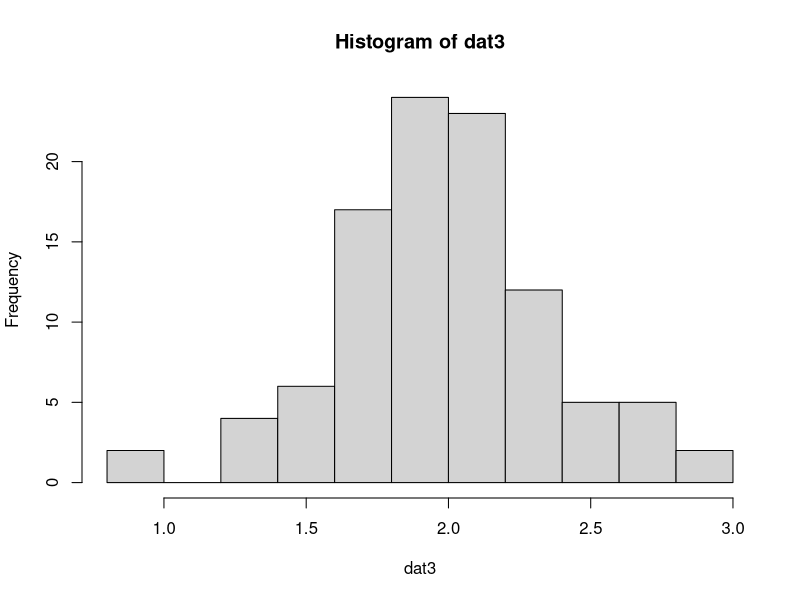
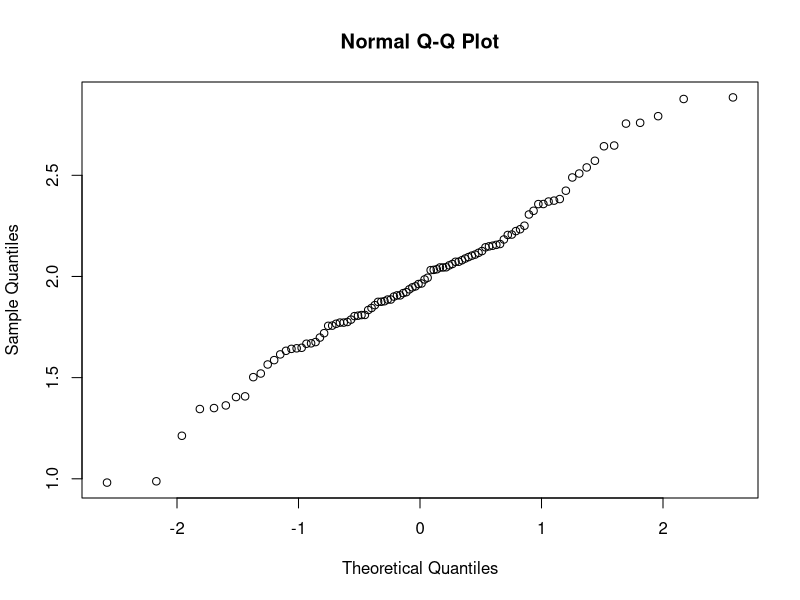

These charts were generated, in order, by the following R code:
## ---- chunk 1
# generate data from ND
## (n, mean, SD)
### species A
dat1<-rnorm(900, 82, 2)
### species B
dat2<-rnorm(900, 80, 2)
# set up variable to be empty
dat3<- 0
dat4<- 0
## ---- chunk 2
# make a loop, i, that will start at 1 & continue up to 100
for (i in 1:100){
  X<- sample(dat1, 50)
  Y<- sample(dat2, 50)
  dat3[i]<- mean(X)-mean(Y)
  }
dat3
# dat3 contains the difference of the means generated from a random sample of 50 individuals from species A and B
## ---- chunk 3
# find the probability that species A is bigger than species B
## calculates how many differences are greater than or equal to zero
data<- as.data.frame(dat3)
filter(data, dat3 >= 0)
# 100% values greater than or equal to 0
## ---- chunk 4
# make a loop, i, that will start at 1 & continue up to 100
for (i in 1:100){
  X<- sample(dat1, 5)
  Y<- sample(dat2, 5)
  dat4[i]<- mean(X)-mean(Y)
  }
dat4
# dat4 contains the difference of the means generated from a random sample of 5 individuals from species A and B
## ---- chunk 5
# find the probability that species A is bigger than species B
## calculates how many differences are greater than or equal to zero
data2<- as.data.frame(dat4)
filter(data2, dat4 >= 0)
# 97% values greater than or equal to 0
## ---- chunk 6
# histogarm of differences from loop 1
hist(dat3)
# qqplot of differences from loop 1
qqnorm(dat3)
# the distributions are roughly normal
